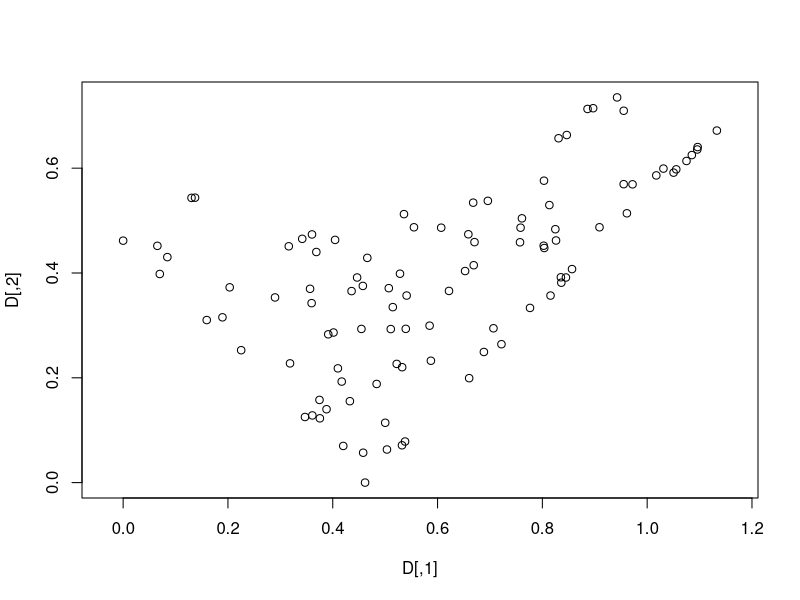
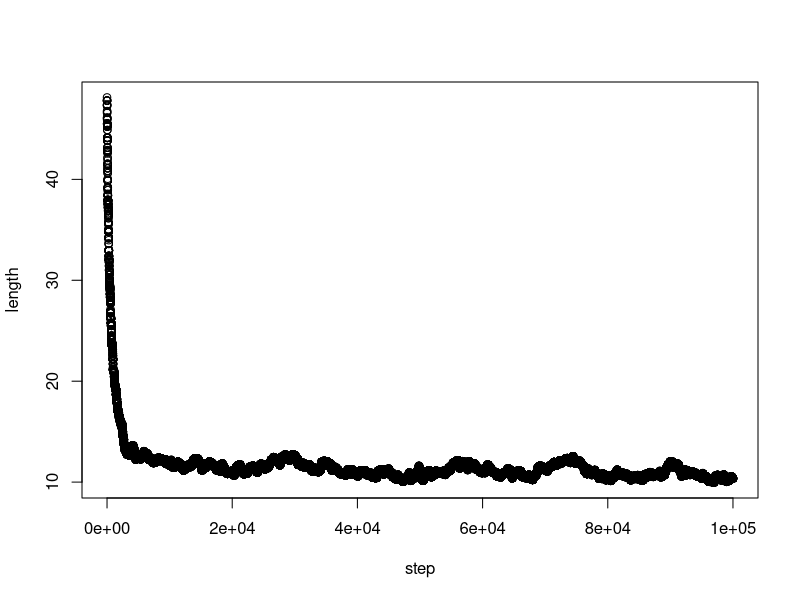
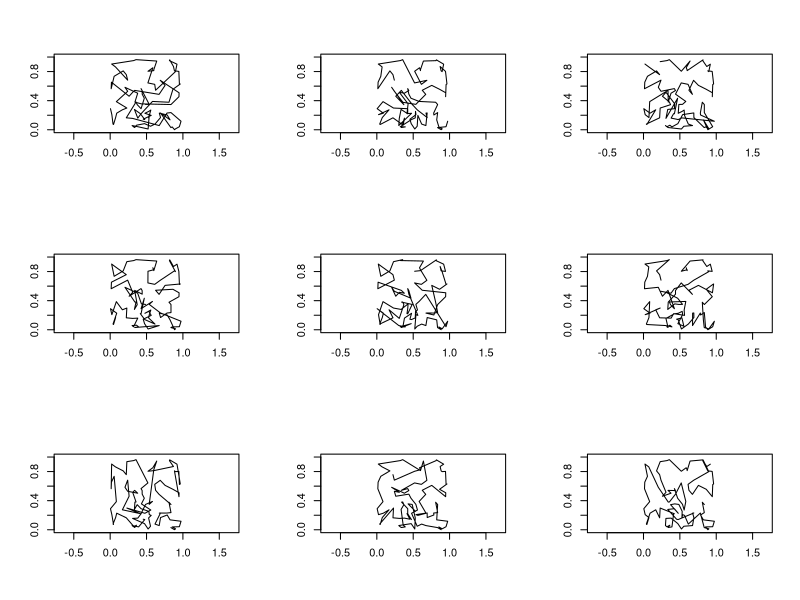
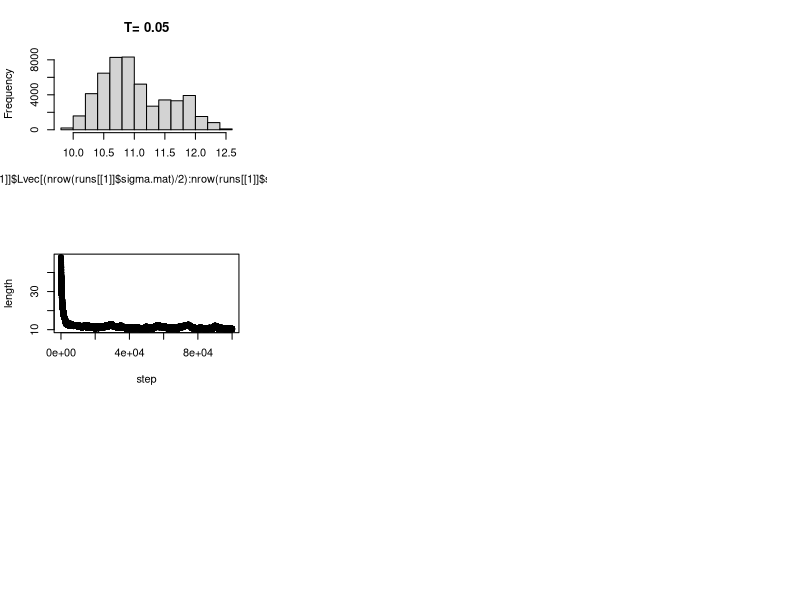
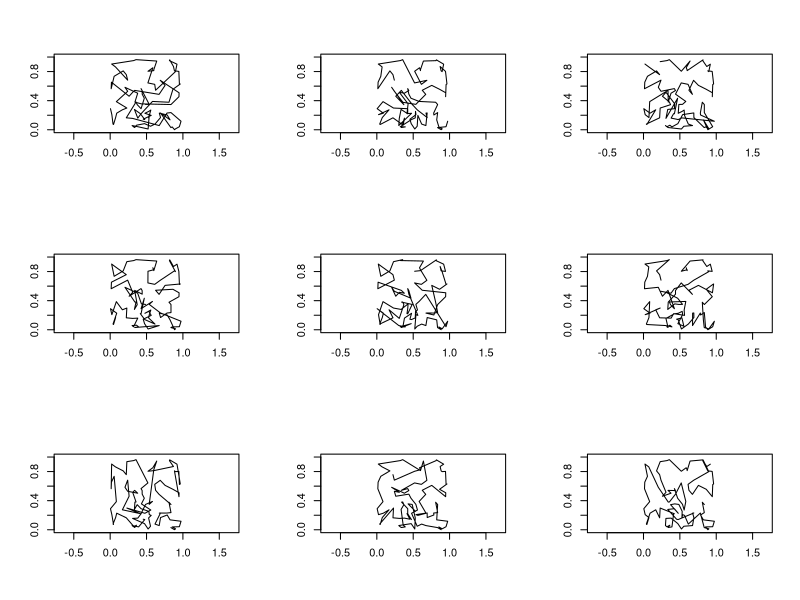
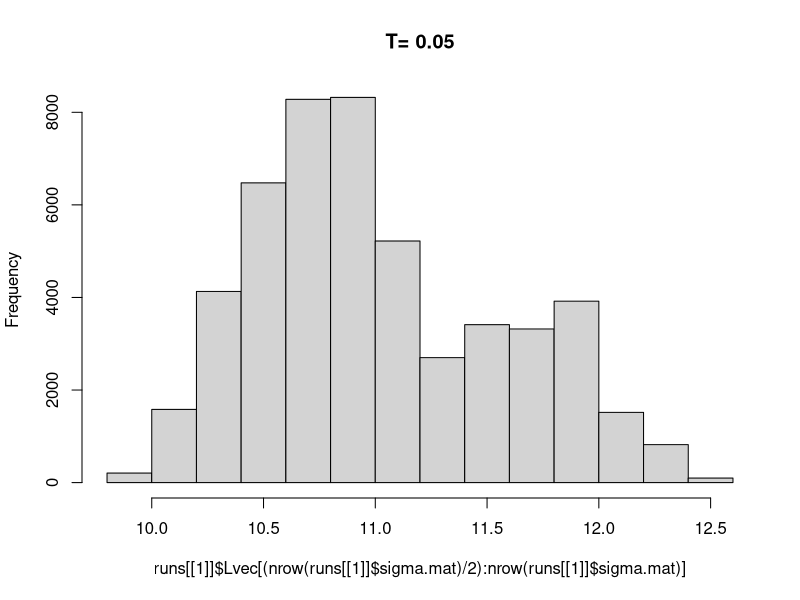
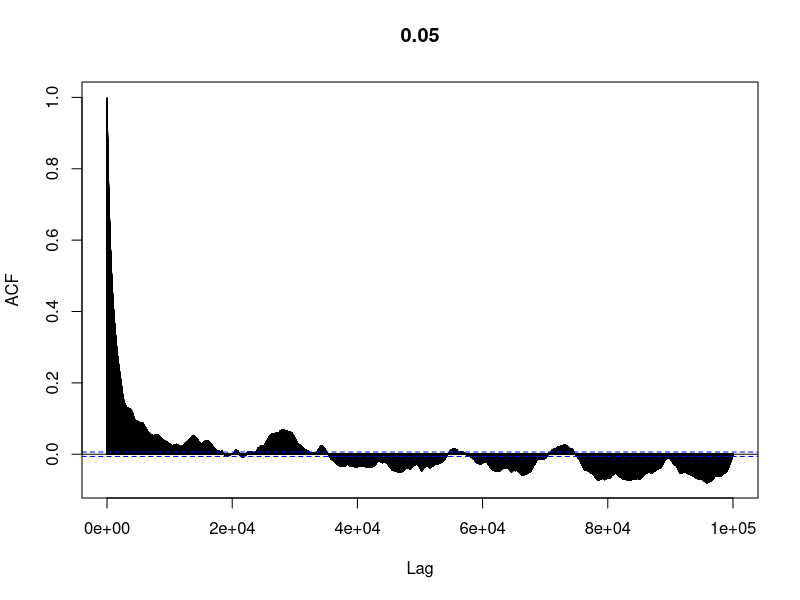
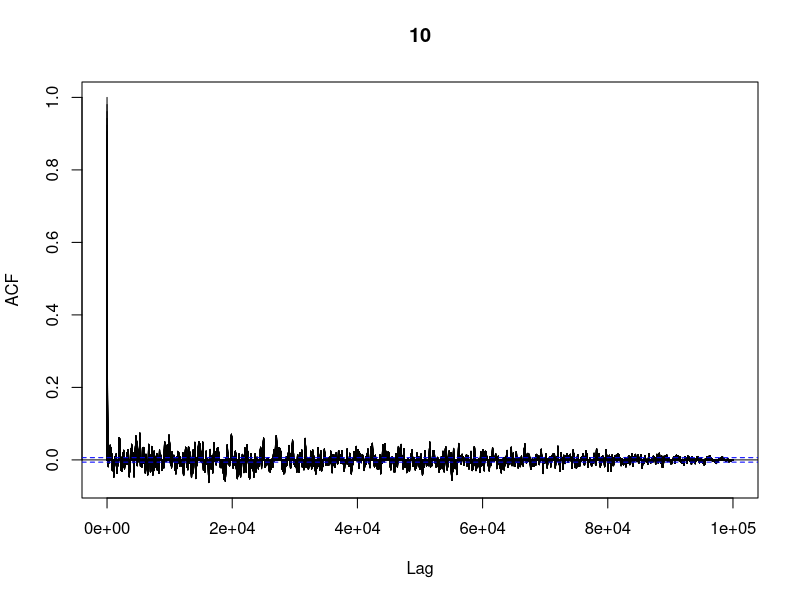

The R source for these figures, in order: (Note: this script raises an error after producing the figures.)
## ---- chunk 1
fig.dim <- 5
knitr::opts_chunk$set(fig.height=fig.dim,fig.width=2*fig.dim,fig.align='center')
## ---- chunk 2
    ka <- kb <- 0.2
    kpol <- 0.5
    P <- matrix( c(
        0, ka, kb, 0, 0, 0,
        ka, 0, 0, kb, 0, 0,
        kb, 0, 0, ka, 0, 0,
        0, kb, ka, 0, kpol, 0,
        0, 0, 0, 0, 0, 1,
        0, 0, 0, 1, 0, 0
        ), byrow=TRUE, nrow=6 )
    diag(P) <- 1-rowSums(P)
    # here is u:
    u <- numeric(6)
    u[2:6] <- solve( diag(5)-P[2:6,2:6], c(rep(0,4),1) )
    u
## ---- chunk 3
    nchains <- 1e4
    nsteps <- 300
    step.probs <- lapply(1:nrow(P), function (k) {
            list( 
                states=which(P[k,]>0),
                probs=c(0,cumsum(P[k,P[k,]>0]))
            )
        } )
    mcruns <- matrix(0, nrow=nchains, ncol=nsteps)
    # uniform initial state:
    mcruns[,1] <- sample.int(nrow(P),nchains,replace=TRUE)
    for (k in 2:nsteps) {
        for (state in 1:nrow(P)) {
            dothese <- which(mcruns[,k-1]==state)
            newstate <- findInterval( runif(length(dothese)), step.probs[[state]]$probs )
            mcruns[dothese,k] <- step.probs[[state]]$states[newstate]
        }
    }
    return.times <- apply(mcruns==1,1,function (x) which(x)[1])
    t.visits <- rowSums( (mcruns==6) & (col(mcruns)<return.times[row(mcruns)]) )
    # here is the comparison:
    rbind(
            theory=u,
            simulation=tapply( t.visits, mcruns[,1], mean ),
            se=tapply( t.visits, mcruns[,1], sd )/sqrt(nchains)
        )
## ---- chunk 4
    npts <- 100
    xy <- data.frame( x=runif(npts), y=runif(npts) )
    D <- sqrt( outer(xy$x,xy$x,"-")^2 + outer(xy$y,xy$y,"-")^2 )
    plot(D,asp=1)
## ---- chunk 5
L <- function (sigma) {
    sum( D[ cbind( sigma[-length(sigma)], sigma[-1] ) ] )
}

propose <- function(sigma) {
    jk <- sort(sample(seq_along(sigma),2))
    sigma[jk[1]:jk[2]] <- rev(sigma[jk[1]:jk[2]])
    return( sigma )
}

metrop_step <- function (sigma,T,L0=L(sigma)) {
    new.sigma <- propose(sigma)
    L1 <- L(new.sigma)
    if (runif(1) < min(1,exp(-(L1-L0)/T))) {
        return(new.sigma)
    } else {
        return(sigma)
    }
}
## ---- chunk 6
run_metrop <- function (Tval,nsteps) {
    sigma.mat <- matrix(NA,nrow=nsteps,ncol=npts)
    Lvec <- numeric(nsteps)
    sigma.mat[1,] <- sample(npts)  # random initial start
    Lvec[1] <- L(sigma.mat[1,])
    for (k in 2:nsteps) {
        sigma.mat[k,] <- metrop_step(sigma.mat[k-1,],T=Tval,L0=Lvec[k-1])
        Lvec[k] <- L(sigma.mat[k,])
    }
    return( list( sigma.mat=sigma.mat, Lvec=Lvec ) )
}
Tvals <- c(0.05,10)
runs <- lapply( Tvals, run_metrop, nsteps=1e5 )
## ---- chunk 7
which.L <- 1
    plot(runs[[which.L]]$Lvec,ylab="length",xlab="step")
    # looks stable by 5000
## ---- chunk 8
    layout(matrix(1:9,nrow=3))
    for (k in seq(1,nrow(runs[[which.L]]$sigma.mat),length.out=10)[-1]) {
        plot( xy$x[runs[[which.L]]$sigma.mat[k,]], xy$y[runs[[which.L]]$sigma.mat[k,]], type='l', 
             xlim=c(0,1), ylim=c(0,1), asp=1, xlab='', ylab='' )
    }
## ---- chunk 9
    hist(runs[[1]]$Lvec[(nrow(runs[[1]]$sigma.mat)/2):nrow(runs[[1]]$sigma.mat)],main=paste("T=",Tvals[1]))
## ---- chunk 10
which.L <- 1
    plot(runs[[which.L]]$Lvec,ylab="length",xlab="step")
    # looks stable by 5000
    layout(matrix(1:9,nrow=3))
    for (k in seq(1,nrow(runs[[which.L]]$sigma.mat),length.out=10)[-1]) {
        plot( xy$x[runs[[which.L]]$sigma.mat[k,]], xy$y[runs[[which.L]]$sigma.mat[k,]], type='l', 
             xlim=c(0,1), ylim=c(0,1), asp=1, xlab='', ylab='' )
    }
    layout(1)
    hist(runs[[1]]$Lvec[(nrow(runs[[1]]$sigma.mat)/2):nrow(runs[[1]]$sigma.mat)],main=paste("T=",Tvals[1]))
## ---- chunk 11
acf(runs[[1]]$Lvec,lag.max=length(runs[[1]]$Lvec),main=Tvals[1])
acf(runs[[2]]$Lvec,lag.max=length(runs[[2]]$Lvec),main=Tvals[2])
## ---- chunk 12
start.probs <- sapply( lapply(runs,list2env), with, {x<-colSums(sigma.mat[seq(floor(nrow(sigma.mat)/2),length.out=floor(nrow(sigma.mat)/2)),]);x/sum(x)} )
next.probs <- sapply( lapply(runs,list2env), with, 
                     { ones <- (sigma.mat==1);
                     tabulate( sigma.mat[cbind(row(sigma.mat)[ones],1+(col(sigma.mat)%%ncol(sigma.mat)))] ) } )
next.probs <- next.probs/colSums(next.probs)[col(next.probs)]
